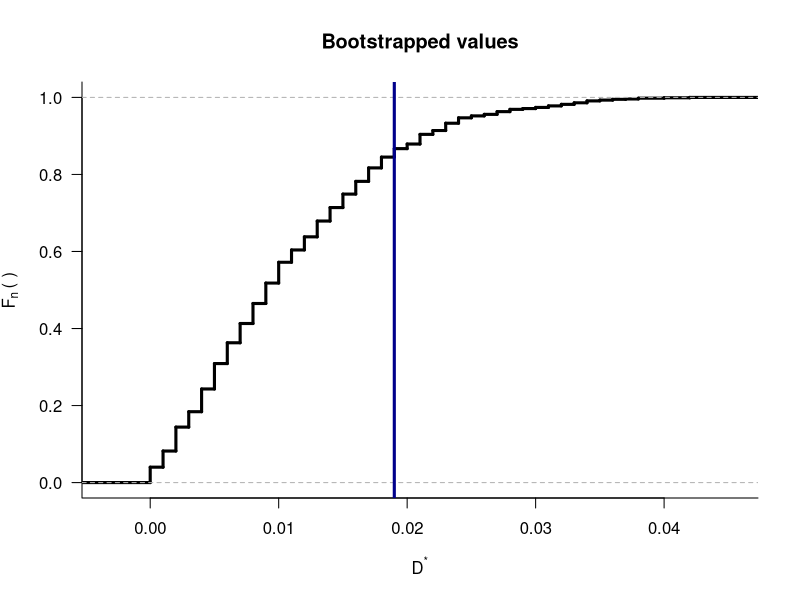

This figure's R source:
# Script: Bootstrap_Classification.R
# Description: This script evaluates classification accuracy using bootstrapping.

# Load necessary library
library(caret)

# Set seed for reproducibility
set.seed(40)

# Number of observations
n <- 1000

# Generate categorical data using multinomial distribution
category <- t(rmultinom(n, size = 1, prob = c(4, 2, 3, 3))) %*% matrix(c(1, 2, 3, 4))

# Generate continuous variables with noise
y <- rnorm(n)
y2 <- y + rnorm(n, sd = 0.5)
y3 <- y + rnorm(n, sd = 0.5)

# Binary classification based on threshold (-0.5)
yc <- ifelse(y > -0.5, "2", "1")
yc2 <- ifelse(y2 > -0.5, "2", "1")
yc3 <- ifelse(y3 > -0.5, "2", "1")

# Compute classification accuracy
ac2 <- confusionMatrix(table(yc, yc2))[[3]][[1]]
ac3 <- confusionMatrix(table(yc, yc3))[[3]][[1]]

# Print accuracy values
print(c(ac2, ac3))

# Compute absolute difference
delta <- abs(ac2 - ac3)
print(delta)

# Number of bootstrap samples
B <- 1000
delta.acc <- numeric(B)

# Bootstrapping loop
for (i in 1:B) {
  index <- sample(n, n, replace = TRUE)
  v <- rbinom(n, size = 1, prob = 0.5)
  
  yb <- y[index]
  y2b <- y2[index] * v + y3[index] * (1 - v)
  y3b <- y3[index] * v + y2[index] * (1 - v)
  
  ycb <- ifelse(yb > -0.5, "2", "1")
  yc2b <- ifelse(y2b > -0.5, "2", "1")
  yc3b <- ifelse(y3b > -0.5, "2", "1")
  
  ac2b <- confusionMatrix(table(ycb, yc2b))[[3]][[1]]
  ac3b <- confusionMatrix(table(ycb, yc3b))[[3]][[1]]
  
  delta.acc[i] <- abs(ac2b - ac3b)
}

# Flag to control PDF generation
generate_pdf <- TRUE  # Set to TRUE to save the plot

# Plot bootstrapped accuracy differences
if (generate_pdf) pdf("plots/plot.boot.class.pdf", width = 6, height = 4)
plot(ecdf(delta.acc), main = "Bootstrapped values",
     xlab = expression(D^"*"), ylab = expression(F[n]~"( )"),
     verticals = TRUE, do.points = FALSE, lwd = 3, las = 1, bty = "l")
abline(v = delta, col = "darkblue", lwd = 3)
if (generate_pdf) dev.off()
